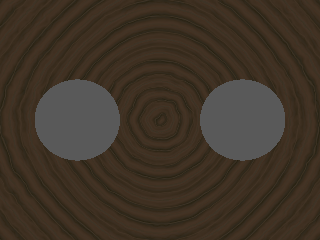
%> input picture syth_image/Testdata/IMG_000.png, 320 x 240 px
$ octave data_generate.m   (GNU Octave 9; MATLAB toolbox functions it lacks are replaced by stand-ins)
%> lines starting %> are read from the running program, lines starting %| are printed output that depends on the picture
I0=imread('IMG_000.png');
%> I0 is the input picture: size 240x320x3 uint8; mean R, G, B 63.5, 52.2, 39.9
I1=imread('IMG_001.png');
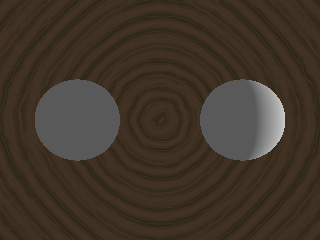
%> input picture syth_image/Testdata/IMG_001.png, 320 x 240 px
%> I1 is the input picture: size 240x320x3 uint8; mean R, G, B 64.7, 53.4, 41.2
I2=imread('IMG_002.png');
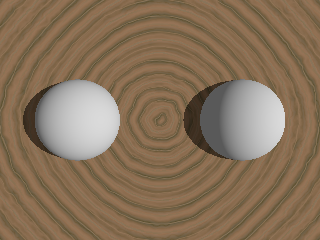
%> input picture syth_image/Testdata/IMG_002.png, 320 x 240 px
%> I2 is the input picture: size 240x320x3 uint8; mean R, G, B 135.4, 113.2, 89.1
I3=imread('IMG_003.png');
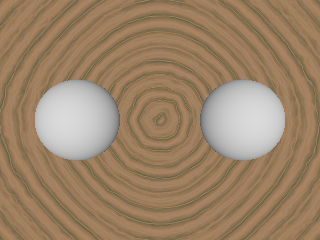
%> input picture syth_image/Testdata/IMG_003.png, 320 x 240 px
%> I3 is the input picture: size 240x320x3 uint8; mean R, G, B 156.5, 131, 103.5
I4=imread('IMG_004.png');
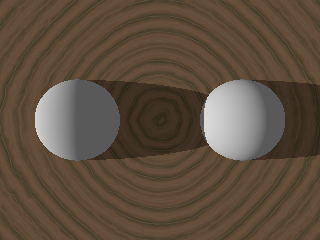
%> input picture syth_image/Testdata/IMG_004.png, 320 x 240 px
%> I4 is the input picture: size 240x320x3 uint8; mean R, G, B 94.2, 78.5, 61.5
I5=imread('IMG_005.png');
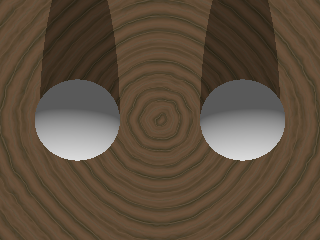
%> input picture syth_image/Testdata/IMG_005.png, 320 x 240 px
%> I5 is the input picture: size 240x320x3 uint8; mean R, G, B 93.2, 77.7, 60.9
%> (the run ends here)
